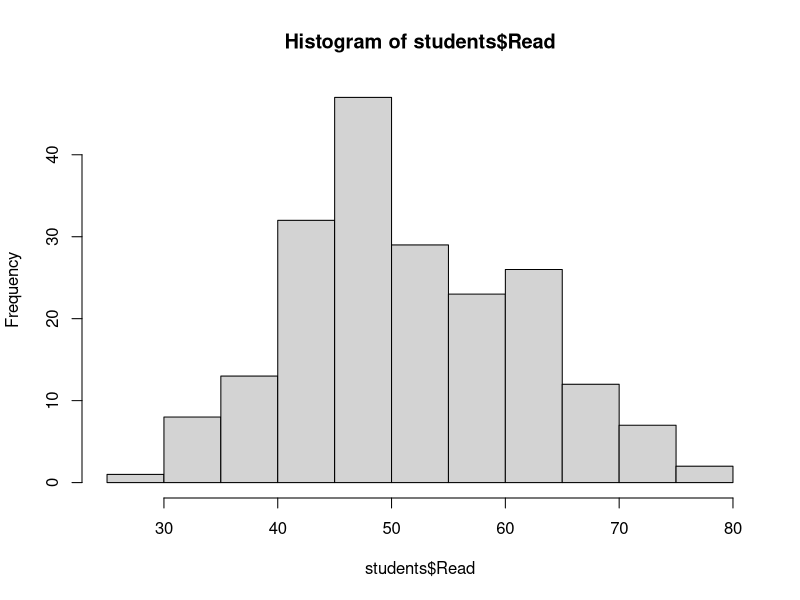
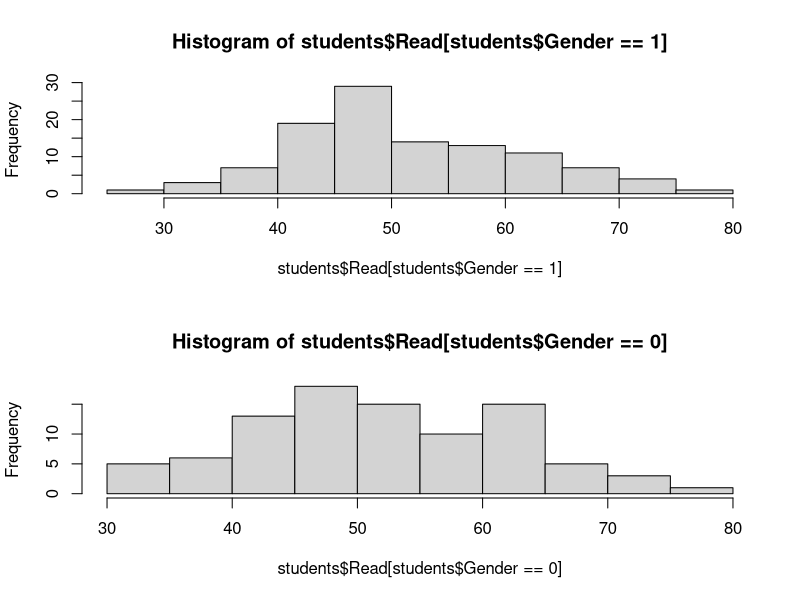
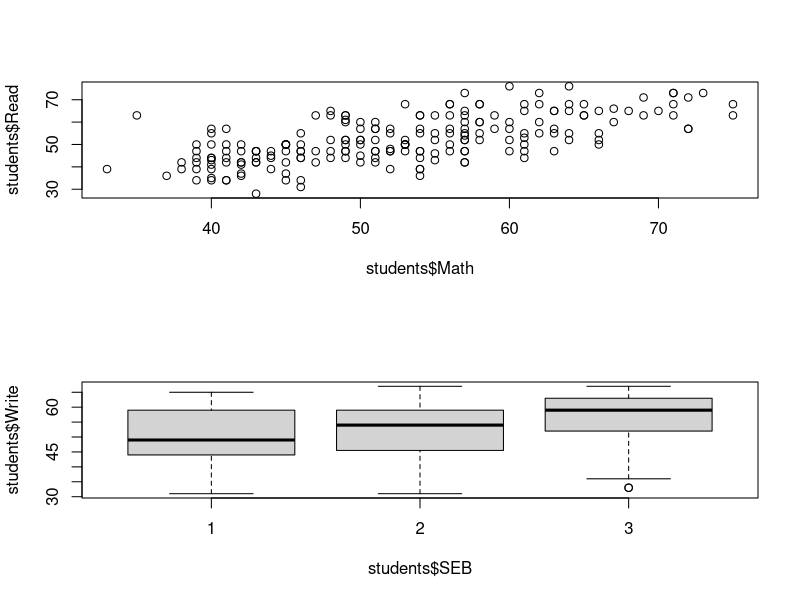

R code for these plots, in order:
setwd("D:/base-analytics-master/data")
library(e1071)
students <- read.csv("students_performance.csv")

table(students$Gender)
table(students$Gender,students$Race)

hist(students$Read)
skewness(students$Read)

par(mfrow=c(2,1))
hist(students$Read[students$Gender==1])
hist(students$Read[students$Gender==0])


t.test(students$Math,mu=70)
t.test(students$Math~students$Gender)

t.test(students$Math, students$Read,paired = T)

cor(students$Math, students$Read)
plot(students$Math, students$Read)

anv_out <- aov(students$Write ~students$SEB )
summary(anv_out)
boxplot(students$Write ~students$SEB)


# Wilcoxon
wilcox.test(students$Math,mu=70)
wilcox.test(students$Math ~students$Gender)
wilcox.test(students$Math, students$Read,paired = T)
# Kruskal wallis
kruskal.test(students$Write ~students$SEB) 


chisq.test(table(students$Gender), p=c(.50,.50))
chisq.test(students$SEB, students$School)
